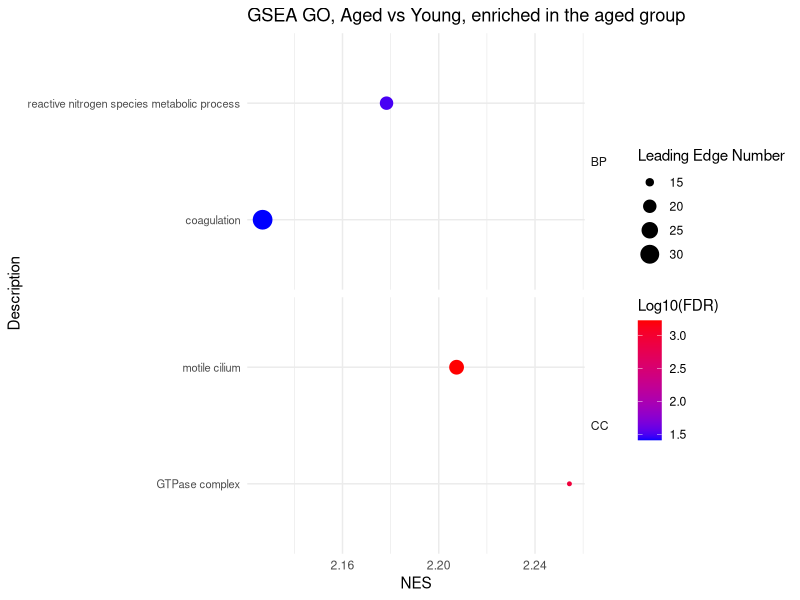
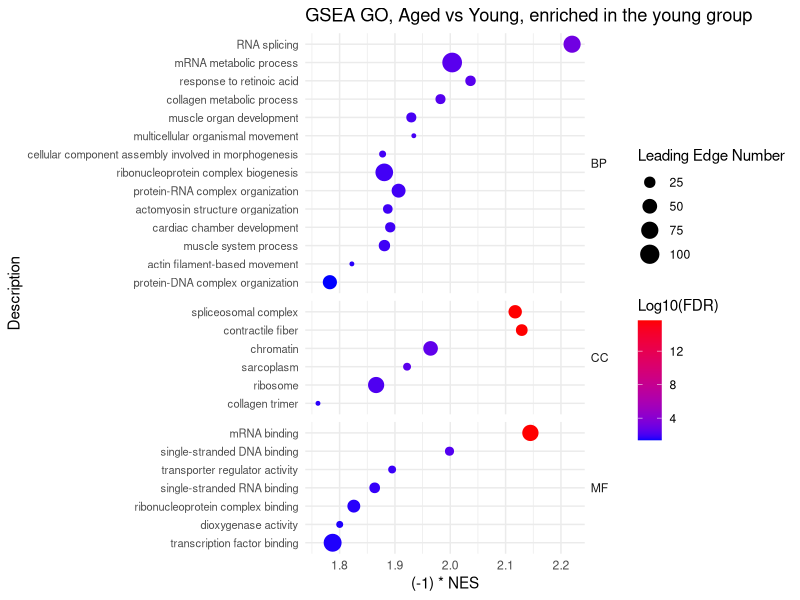
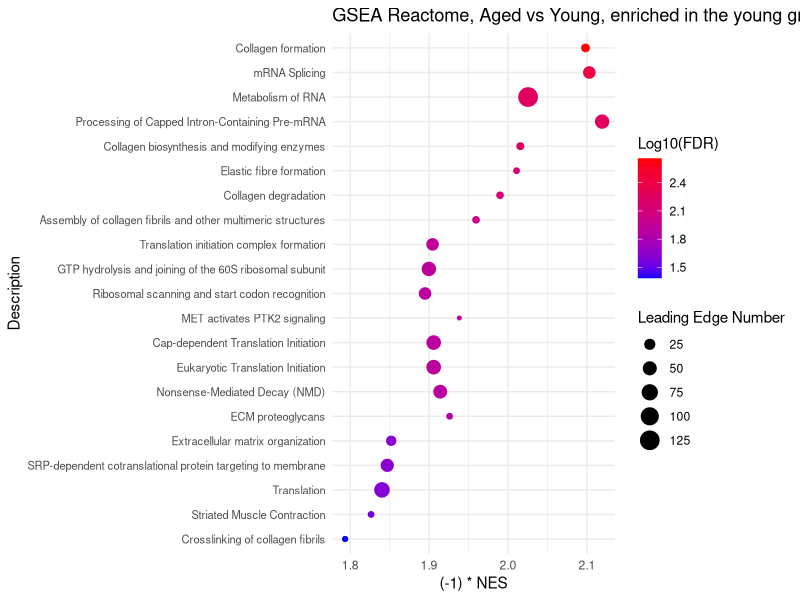
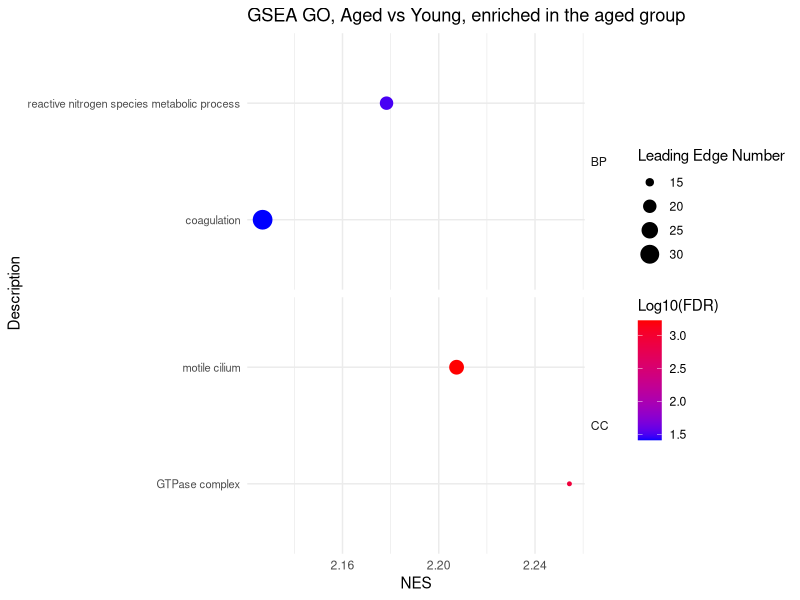
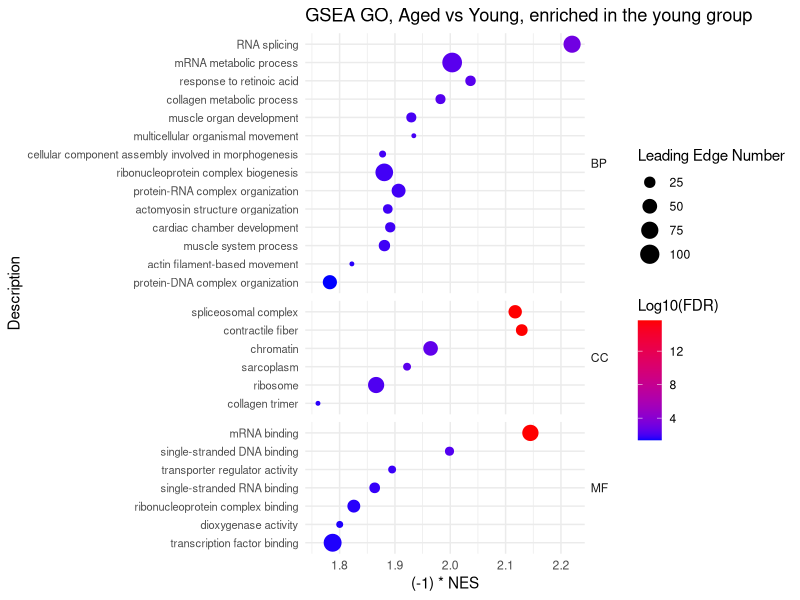
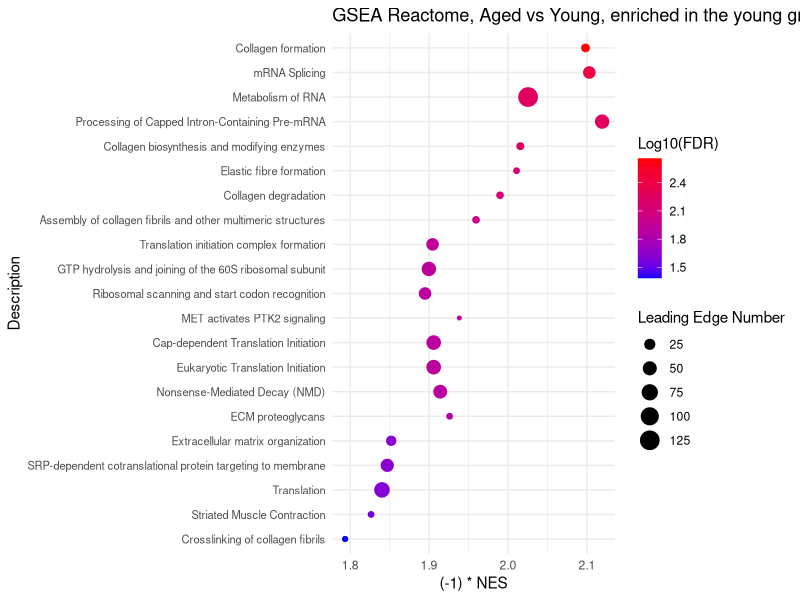

R code for these plots, in order:
# Load required packages.
library(readxl)
library(rio)
library(dplyr)
library(ggplot2)
library(ggrepel)


# Visualize precomputed GSEA results for the age comparison.
# Input: GSEA_summary_aged_vs_young_single_factor.xlsx.
# This section creates three plots; it does not perform enrichment analysis.


# Set the working directory to this script's folder in RStudio.
setwd(dirname(rstudioapi::getSourceEditorContext()$path))


# GO pathways enriched in the aged group -------------------------------
up <- read_excel(
  "GSEA_summary_aged_vs_young_single_factor.xlsx",
  sheet = "GO aged"
)


# Sort within each GO category and preserve the order for the y-axis.
# Factor levels are displayed from bottom to top.
up <- up %>%
  dplyr::group_by(GO) %>%
  dplyr::arrange(`Log10(FDR)`, .by_group = TRUE) %>%
  dplyr::ungroup() %>%
  dplyr::mutate(
    Description = factor(Description, levels = unique(Description))
  )


# Map enrichment score, reported log-transformed FDR, and leading-edge size.
p1 <- ggplot(
  up,
  aes(
    x = NES,
    y = Description,
    color = `Log10(FDR)`,
    size = `Leading Edge Number`
  )
) +
  geom_point() +
  scale_colour_gradient(
    low = "blue",
    high = "red",
    space = "Lab",
    na.value = "grey50",
    guide = "colourbar",
    aesthetics = "colour"
  ) +
  ggtitle("GSEA GO, Aged vs Young, enriched in the aged group") +
  # Separate GO categories with independently sized y-axis panels.
  facet_grid(GO ~ ., scales = "free_y", space = "free_y") +
  theme_minimal() +
  theme(
    axis.text.y = element_text(size = 8),
    strip.text.y = element_text(angle = 0, hjust = 0)
  )
#make Figure S4a
print(p1)


# GO pathways enriched in the young group -------------------------------
down <- read_excel(
  "GSEA_summary_aged_vs_young_single_factor.xlsx",
  sheet = "GO young"
)


# Sort within each GO category and preserve the order for the y-axis.
# Factor levels are displayed from bottom to top.
down <- down %>%
  dplyr::group_by(GO) %>%
  dplyr::arrange(`Log10(FDR)`, .by_group = TRUE) %>%
  dplyr::ungroup() %>%
  dplyr::mutate(
    Description = factor(Description, levels = unique(Description))
  )


# Map enrichment score, reported log-transformed FDR, and leading-edge size.
# Reverse the NES sign for display, preserving the original values in the table.
p2 <- ggplot(
  down,
  aes(
    x = (-1) * NES,
    y = Description,
    color = `Log10(FDR)`,
    size = `Leading Edge Number`
  )
) +
  geom_point() +
  scale_colour_gradient(
    low = "blue",
    high = "red",
    space = "Lab",
    na.value = "grey50",
    guide = "colourbar",
    aesthetics = "colour"
  ) +
  ggtitle("GSEA GO, Aged vs Young, enriched in the young group") +
  # Separate GO categories with independently sized y-axis panels.
  facet_grid(GO ~ ., scales = "free_y", space = "free_y") +
  theme_minimal() +
  theme(
    axis.text.y = element_text(size = 8),
    strip.text.y = element_text(angle = 0, hjust = 0)
  )

#make Figure S4b
print(p2)


# Reactome pathways enriched in the young group -------------------------------
up <- read_excel(
  "GSEA_summary_aged_vs_young_single_factor.xlsx",
  sheet = "Reactome young"
)


# Sort by increasing absolute log-transformed FDR value.
# Larger absolute values appear higher on the y-axis.
up <- up %>%
  dplyr::arrange(abs(`Log10(FDR)`)) %>%
  dplyr::mutate(
    Description = factor(Description, levels = unique(Description))
  )


# Map enrichment score, reported log-transformed FDR, and leading-edge size.
# Reverse the NES sign for display, preserving the original values in the table.
p3 <- ggplot(
  up,
  aes(
    x = (-1) * NES,
    y = Description,
    color = `Log10(FDR)`,
    size = `Leading Edge Number`
  )
) +
  geom_point() +
  scale_colour_gradient(
    low = "blue",
    high = "red",
    space = "Lab",
    na.value = "grey50",
    guide = "colourbar",
    aesthetics = "colour"
  ) +
  ggtitle("GSEA Reactome, Aged vs Young, enriched in the young group") +
  theme_minimal() +
  theme(axis.text.y = element_text(size = 8))

# make Figure S4c
print(p3)

# summary PDF
pdf("GSEA_age_vs_young_single_factor.pdf", width = 11, height = 8.5)
print(p1)
print(p2)
print(p3)
dev.off()
